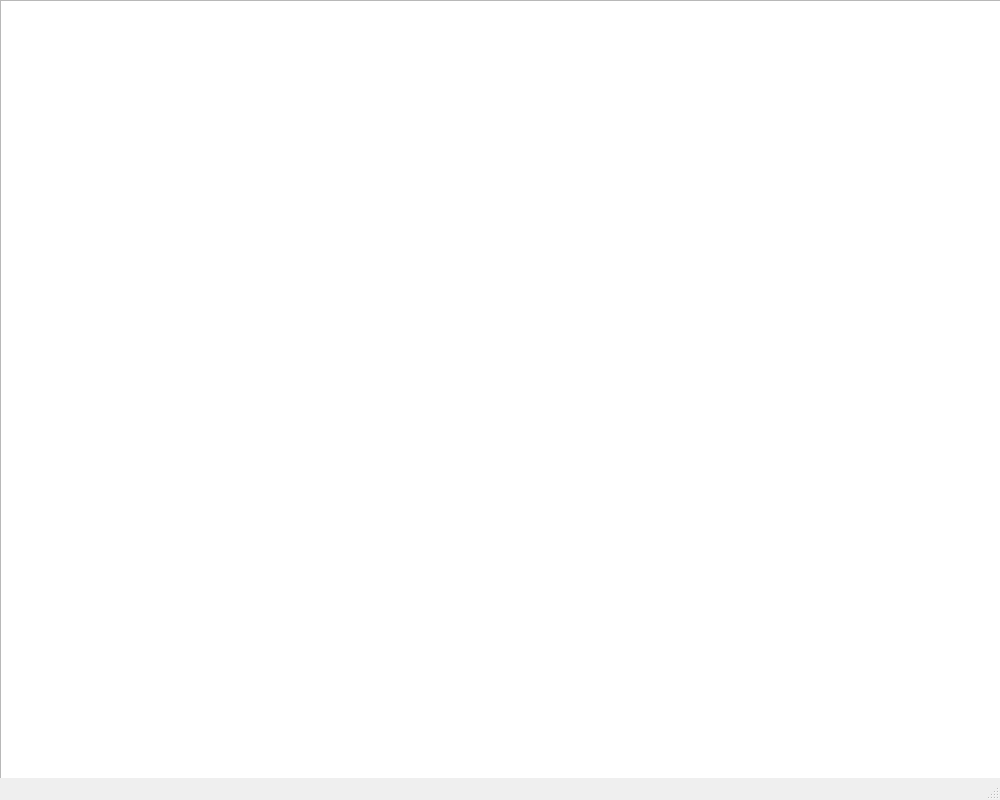
<?xml version="1.0" encoding="UTF-8"?>
<ui version="4.0">
 <class>MainWindow</class>
 <widget class="QMainWindow" name="MainWindow">
  <property name="geometry">
   <rect>
    <x>0</x>
    <y>0</y>
    <width>1000</width>
    <height>800</height>
   </rect>
  </property>
  <property name="windowTitle">
   <string>MainWindow</string>
  </property>
  <widget class="QWidget" name="centralwidget">
   <widget class="QGraphicsView" name="graphicsView">
    <property name="geometry">
     <rect>
      <x>0</x>
      <y>0</y>
      <width>1200</width>
      <height>800</height>
     </rect>
    </property>
   </widget>
   <widget class="QLabel" name="puntaje">
    <property name="geometry">
     <rect>
      <x>930</x>
      <y>80</y>
      <width>61</width>
      <height>31</height>
     </rect>
    </property>
    <property name="styleSheet">
     <string notr="true">font: 20pt &quot;Impact&quot;;
color: rgb(255, 255, 255);</string>
    </property>
    <property name="text">
     <string>TextLabel</string>
    </property>
   </widget>
   <widget class="QLabel" name="label">
    <property name="geometry">
     <rect>
      <x>820</x>
      <y>80</y>
      <width>101</width>
      <height>31</height>
     </rect>
    </property>
    <property name="styleSheet">
     <string notr="true">font: 20pt &quot;Impact&quot;;
color: rgb(255, 255, 255);</string>
    </property>
    <property name="text">
     <string>PUNTAJE:</string>
    </property>
   </widget>
   <widget class="QLabel" name="tiempo">
    <property name="geometry">
     <rect>
      <x>930</x>
      <y>30</y>
      <width>61</width>
      <height>31</height>
     </rect>
    </property>
    <property name="styleSheet">
     <string notr="true">color: rgb(255, 255, 255);
font: 20pt &quot;Impact&quot;;</string>
    </property>
    <property name="text">
     <string>10</string>
    </property>
   </widget>
   <widget class="QLabel" name="label_2">
    <property name="geometry">
     <rect>
      <x>820</x>
      <y>30</y>
      <width>101</width>
      <height>31</height>
     </rect>
    </property>
    <property name="styleSheet">
     <string notr="true">color: rgb(255, 255, 255);
font: 20pt &quot;Impact&quot;;</string>
    </property>
    <property name="text">
     <string>TIEMPO:</string>
    </property>
   </widget>
  </widget>
  <widget class="QMenuBar" name="menubar">
   <property name="geometry">
    <rect>
     <x>0</x>
     <y>0</y>
     <width>1000</width>
     <height>21</height>
    </rect>
   </property>
  </widget>
  <widget class="QStatusBar" name="statusbar"/>
 </widget>
 <resources/>
 <connections/>
</ui>
